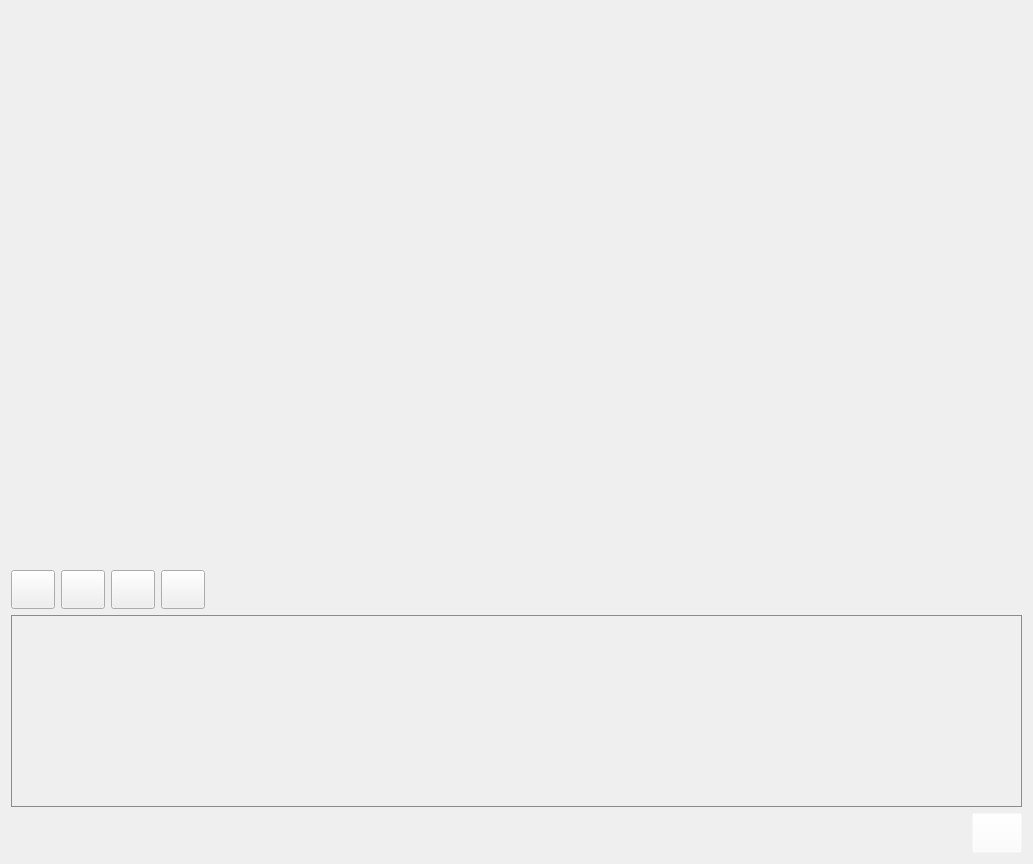
<?xml version="1.0" encoding="UTF-8"?>
<ui version="4.0">
 <class>ChatView</class>
 <widget class="QWidget" name="ChatView">
  <property name="geometry">
   <rect>
    <x>0</x>
    <y>0</y>
    <width>1033</width>
    <height>864</height>
   </rect>
  </property>
  <property name="minimumSize">
   <size>
    <width>1033</width>
    <height>864</height>
   </size>
  </property>
  <property name="maximumSize">
   <size>
    <width>16777215</width>
    <height>16777215</height>
   </size>
  </property>
  <property name="windowTitle">
   <string>Form</string>
  </property>
  <property name="styleSheet">
   <string notr="true">QWidget{background:url(:/src/src/back.png)}</string>
  </property>
  <layout class="QVBoxLayout" name="verticalLayout_2">
   <item>
    <layout class="QVBoxLayout" name="verticalLayout" stretch="9,0,0,0">
     <item>
      <widget class="QListWidget" name="listWidget">
       <property name="font">
        <font>
         <pointsize>12</pointsize>
        </font>
       </property>
       <property name="styleSheet">
        <string notr="true">QWidget{background:rgba(255, 255, 255, 0)}</string>
       </property>
      </widget>
     </item>
     <item>
      <layout class="QHBoxLayout" name="horizontalLayout_2">
       <item>
        <widget class="QPushButton" name="pushButton">
         <property name="minimumSize">
          <size>
           <width>44</width>
           <height>39</height>
          </size>
         </property>
         <property name="styleSheet">
          <string notr="true">QWidget{border-image:url(:/src/src/A3.jpg)}</string>
         </property>
         <property name="text">
          <string/>
         </property>
        </widget>
       </item>
       <item>
        <widget class="QPushButton" name="pushButton_2">
         <property name="minimumSize">
          <size>
           <width>44</width>
           <height>39</height>
          </size>
         </property>
         <property name="styleSheet">
          <string notr="true">QWidget{border-image:url(:/src/src/color.jpg)}</string>
         </property>
         <property name="text">
          <string/>
         </property>
        </widget>
       </item>
       <item>
        <widget class="QPushButton" name="pushButton_3">
         <property name="minimumSize">
          <size>
           <width>44</width>
           <height>39</height>
          </size>
         </property>
         <property name="styleSheet">
          <string notr="true">QWidget{border-image:url(:/src/src/photo (2).jpg)}</string>
         </property>
         <property name="text">
          <string/>
         </property>
        </widget>
       </item>
       <item>
        <widget class="QPushButton" name="pushButton_4">
         <property name="minimumSize">
          <size>
           <width>44</width>
           <height>39</height>
          </size>
         </property>
         <property name="styleSheet">
          <string notr="true">QWidget{border-image:url(:/src/src/file.jpg)}</string>
         </property>
         <property name="text">
          <string/>
         </property>
        </widget>
       </item>
       <item>
        <spacer name="horizontalSpacer_2">
         <property name="orientation">
          <enum>Qt::Horizontal</enum>
         </property>
         <property name="sizeHint" stdset="0">
          <size>
           <width>40</width>
           <height>20</height>
          </size>
         </property>
        </spacer>
       </item>
      </layout>
     </item>
     <item>
      <widget class="QTextEdit" name="te_input">
       <property name="styleSheet">
        <string notr="true">QWidget{background:rgba(255, 255, 255, 0);border:1px solid rgb(139, 139, 139)}</string>
       </property>
      </widget>
     </item>
     <item>
      <layout class="QHBoxLayout" name="horizontalLayout">
       <item>
        <spacer name="horizontalSpacer">
         <property name="orientation">
          <enum>Qt::Horizontal</enum>
         </property>
         <property name="sizeHint" stdset="0">
          <size>
           <width>40</width>
           <height>20</height>
          </size>
         </property>
        </spacer>
       </item>
       <item>
        <widget class="QPushButton" name="send">
         <property name="minimumSize">
          <size>
           <width>50</width>
           <height>40</height>
          </size>
         </property>
         <property name="styleSheet">
          <string notr="true">QWidget{border-image:url(:/src/src/send.png);background:rgba(255, 255, 255, 0)}</string>
         </property>
         <property name="text">
          <string/>
         </property>
        </widget>
       </item>
      </layout>
     </item>
    </layout>
   </item>
  </layout>
 </widget>
 <resources/>
 <connections/>
</ui>
